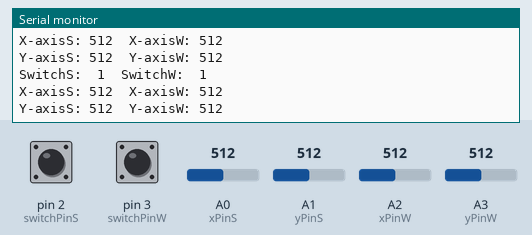
Recording of a sketch running on a simulated Arduino Uno, built with avr-gcc and run on an emulated ATmega328P. Shown: the last lines printed to the serial monitor. The test bench sets the inputs (shaded band); at power-on: A0 (xPinS) = 512, A1 (yPinS) = 512, A2 (xPinW) = 512, A3 (yPinW) = 512, pin 2 (switchPinS) HIGH, pin 3 (switchPinW) HIGH.

Above: at 1.5 s.
1.6 s: A0 (xPinS) set to 716
At 2.7 s:
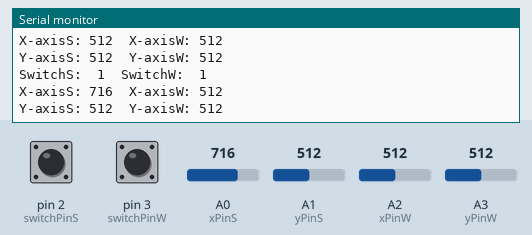
3.1 s: A1 (yPinS) set to 716
At 4.2 s:
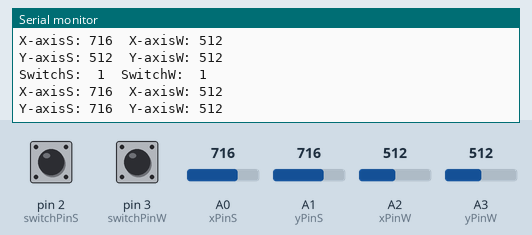
4.6 s: A2 (xPinW) set to 716
At 5.6 s:
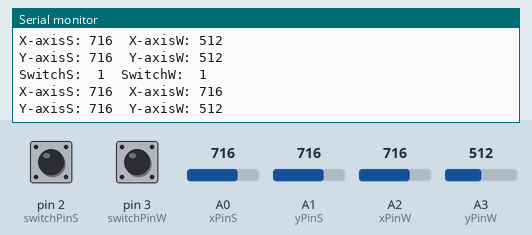
6.1 s: A3 (yPinW) set to 716
At 7.0 s:
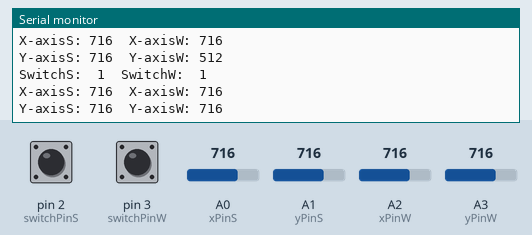
7.6 s: A0 (xPinS) set to 30
At 8.4 s:
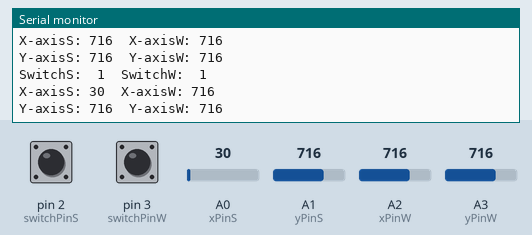
11.1 s: A1 (yPinS) set to 30
At 12.0 s:
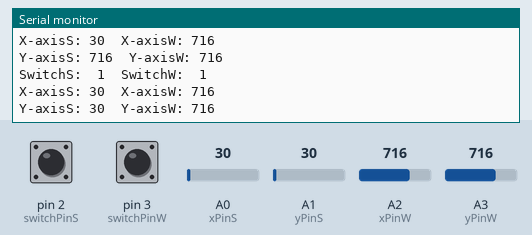
Timing chart, 0 to 14.1 s (numbered marks = the images above; inputs shaded):
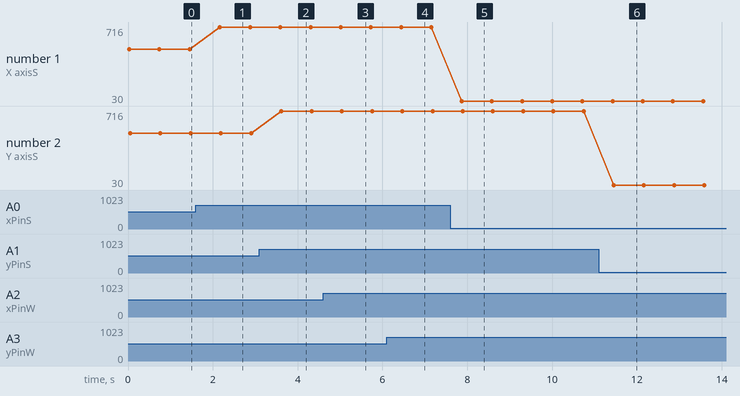

Measured:
- after the input at 1.6 s, the serial monitor: prints a new line after 0.56 s (image 1)
- after the input at 3.1 s, the serial monitor: prints a new line after 0.52 s (image 2)
- after the input at 4.6 s, the serial monitor: prints a new line after 0.42 s (image 3)
- after the input at 6.1 s, the serial monitor: prints a new line after 0.37 s (image 4)
- after the input at 7.6 s, the serial monitor: prints a new line after 0.27 s (image 5)
- after the input at 11.1 s, the serial monitor: prints a new line after 0.35 s (image 6)
- plotted number 1: 512 → 716 after the input at 1.6 s, 716 → 30 after the input at 7.6 s

The sketch:

Joystick_with_serial_monitor.ino
```cpp
/*Using a joystick with the serial monitor
The joystick is similar to two potentiometers connected together,
one for the vertical movement (Y-axis) and other for the horizontal movement (X-axis).


*/
// shoulder joystick
const int xPinS = A0;
const int yPinS = A1;
const int switchPinS = 2;

int xValueS;
int yValueS;
int switchValueS;

//wrist joystick
const int xPinW = A2;
const int yPinW = A3;
const int switchPinW = 3;

int xValueW;
int yValueW;
int switchValueW;


void setup()
{
  Serial.begin(9600);
  pinMode(switchPinS, INPUT_PULLUP);

  Serial.begin(9600);
   pinMode(switchPinW, INPUT_PULLUP);
}

void loop()
{
  switchValueS = digitalRead(switchPinS);
  xValueS = analogRead(xPinS);
  yValueS = analogRead(yPinS);

  switchValueW = digitalRead(switchPinW);
  xValueW = analogRead(xPinW);
  yValueW = analogRead(yPinW);

  Serial.print("SwitchS:  ");
  Serial.print(switchValueS);
  Serial.print("\t");
  Serial.print("SwitchW:  ");
  Serial.print(switchValueW);
  Serial.print("\n");
  Serial.print("X-axisS: ");
  Serial.print(xValueS);
  Serial.print("\t");
   Serial.print("X-axisW: ");
  Serial.print(xValueW);
  Serial.print("\n");
  Serial.print("Y-axisS: ");
  Serial.print(yValueS);
  Serial.print("\t");
  Serial.print("Y-axisW: ");
  Serial.print(yValueW);
  Serial.print("\n\n");
  delay(700);
}
```
